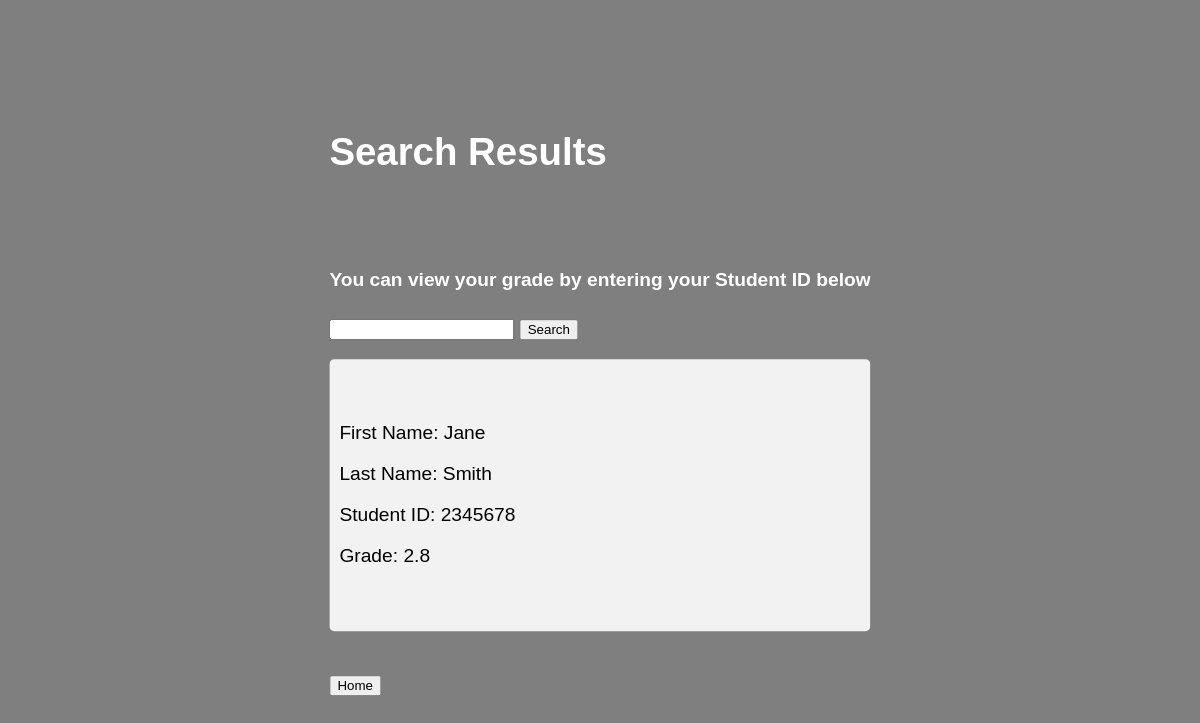
Screenshot of /data/search.php?studentId=2345678 with the database file from the repository.
### tables this page shows
CREATE TABLE gradebook (
    first_name VARCHAR(255) NOT NULL,
    last_name VARCHAR(255) NOT NULL,
    student_id INT(7) NOT NULL,
    grade DECIMAL(3, 1) NOT NULL
);

### data/search.php (the view, shortened to what this page needs)
<?php
$studentId = $_GET['studentId'];
$conn = new mysqli('sql', 'admin', 'password', 'info310_db');
$sql = "SELECT * FROM gradebook WHERE student_id = '$studentId'";
$result = $conn->query($sql);
if ($result->num_rows > 0) {
    $resultsHTML = "<div class='search-results'>";
    while ($row = $result->fetch_assoc()) {
        $resultsHTML .= "<div class='result'>";
        $resultsHTML .= "<p>First Name: " . $row["first_name"] . "</p>";
        $resultsHTML .= "<p>Last Name: " . $row["last_name"] . "</p>";
        $resultsHTML .= "<p>Student ID: " . $row["student_id"] . "</p>";
        $resultsHTML .= "<p>Grade: " . $row["grade"] . "</p>";
        $resultsHTML .= "</div>";
    }
    $resultsHTML .= "</div>";
} else {
    $resultsHTML = "<p>No results found for Student ID: $studentId</p>";
}
?>
<html>
<head>
    <link rel="stylesheet" href="search.css">
</head>
<body>
    <div class="hero-text">
        <h1>Search Results</h1>
        <br>
        <br>
        <h4>You can view your grade by entering your Student ID below</h4>
        <form action="search.php" method="GET">
            <input type="text" id="studentId" name="studentId" required>
            <input type="submit" value="Search">
        </form>
        <div class="results">
            <br>
            <br>
            <?php echo $resultsHTML; ?>
            <br>
            <br>
        </div>
        <br>
        <br>
        <button onclick="window.location.href = 'index.php';">Home</button>
        <br>
    </div>
</body>
</html>

### nginx/src/html/search.css (style rules this page uses)
body, html { height: 100%; margin: 0; padding: 0; font-family: "encode-sans", sans-serif; }
body { background-image: linear-gradient(rgba(0, 0, 0, 0.5), rgba(0, 0, 0, 0.5)), url("img/sav156.png"); background-position: center; background-repeat: no-repeat; background-size: cover; position: relative; }
.hero-text { text-align: left; position: absolute; top: 50%; left: 50%; transform: translate(-50%, -50%); font-size: larger; color: white; max-height: 80%; overflow-y: auto; }
h1, h2, h4, h6 { color: white; }
p { color: black; padding-left: 10px; }
.results { border-radius: 5px; background-color: #f2f2f2; }

### rows the page displays
gradebook: first_name "Jane", last_name "Smith", student "2345678", grade "2.8"
